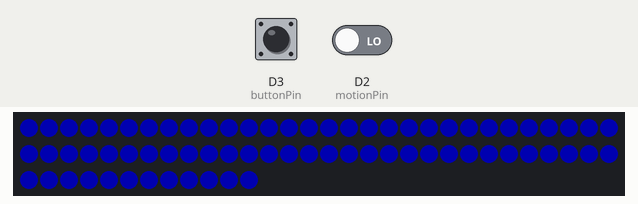
A sketch run on a simulated ESP8266 (NodeMCU). Parts: 72 RGB LEDs in strip order, left to right, continuing on the next row. The test bench sets the inputs (shaded band); at power-on: D3 (buttonPin) HIGH, D2 (motionPin) LOW. Dim RGB values are drawn brighter than linear.

Above: at 1.2 s.
1.3 s: D3 (buttonPin) pulled LOW for 3.2 s
At 2.7 s:
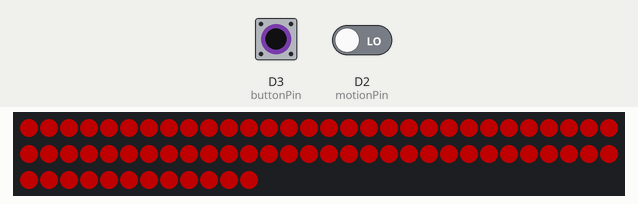
At 3.2 s:
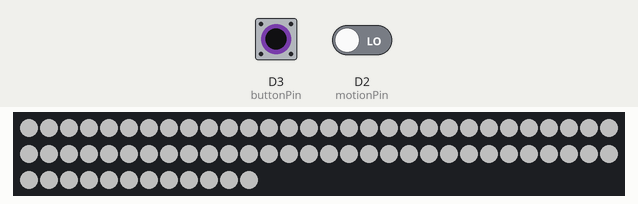
5.1 s: D3 (buttonPin) pulled LOW for 0.15 s
At 5.5 s:
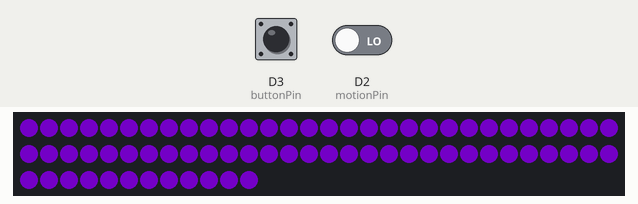
Timing chart, 0 to 8.1 s (numbered marks = the images above; inputs shaded):
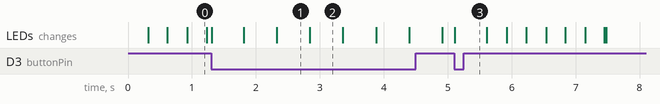

The sketch:

Bentch_top_code.ino
```cpp
/*Back lights for drone pegboard, if motion is detected the selected color will ramp up
 */

#include <Adafruit_NeoPixel.h>
#ifdef __AVR__
 #include <avr/power.h> // Required for 16 MHz Adafruit Trinket
#endif

// set and define pins
#define PIN        D1  // Data pin for Neopixles
#define motionPin  D2  // IR motion sensor pin
#define buttonPin  D3  // Pin number for a tactile button

// Neopixle setup and number of LEDS
#define NUMPIXELS 72
Adafruit_NeoPixel pixels(NUMPIXELS, PIN, NEO_GRB + NEO_KHZ800);

// timer variables
unsigned long previousMillis = 0;
const long interval = 60000*10;  // how long the neopixels will stay on, second digit is minutes

// data buckets
bool buttonState;
bool motionVal;
byte colorGreen = 0; // RGB value variable
byte colorRed = 0; // RGB value variable
byte colorBlue = 0; // RGB value variable
byte level = 0; //use this variable to adjust the brightness
byte activeColor = 0;

// Fade controls
byte fadeIncrament = 1;
byte maxBrightness = 210;
byte fadeInitiator = maxBrightness - 1; //don't change

//slow the loop a bit, affects brightness ramp time
byte dt=14;

void setup() {
pinMode(buttonPin, INPUT_PULLUP); // initialize button
pixels.begin(); // INITIALIZE NeoPixel pixels object (REQUIRED)
//pixels.show();  // Initialize all pixels to 'off'
} // end setup

void loop() {

// color presets
if (activeColor == 1) { //purple
  colorGreen = 0;
  colorRed = level - 40;
  colorBlue = level;
}

if (activeColor == 0) { //blue
  colorGreen = 0;
  colorRed = 0;
  colorBlue = level;
}

if (activeColor == 3) { //white
  colorGreen = level;
  colorRed = level;
  colorBlue = level;
}

if (activeColor == 2) { //red
  colorGreen = 0;
  colorRed = level;
  colorBlue = 0;
}

if (activeColor == 4) { //green
  colorGreen = level;
  colorRed = 0;
  colorBlue = 0;
}

if (activeColor == 5) { // OFF
  colorGreen = 0;
  colorRed = 0;
  colorBlue = 0;
}

motionVal=digitalRead(motionPin); // check for motion
unsigned long currentMillis = millis(); // check the timer

//when motion is detected do this shit
if (motionVal == HIGH){
  previousMillis = currentMillis; // save a time stamp for last motion
}

// turn LEDs off if timer has has run out
if (currentMillis - previousMillis >= interval) {
  pixels.clear();
  level = 0; // reset the birghtness so we can have a nice fade in the next go around.
  }

pixels.fill(pixels.Color(colorRed, colorGreen, colorBlue, 0)); // this shit almost killed me, you can set the colors until you are blue in the face, if you don't use a action command like "fill" with the Adafruit libraray the damn LEDs are never going to turn on.
pixels.show(); // display those fancy LEDs

delay(dt);

// check if the button is pressed and cycle through the color presets
buttonState = digitalRead (buttonPin);
if (buttonState == LOW) {
  activeColor++;    // incriment counter to change color
  delay(500);
  if (activeColor >= 6) { // Loop color counter back to zero
    activeColor = 0;
  } // close the color slecetion counter reset function
} // close the button function

//ramp up level to fade in brightness, settings are in the global variables
if ((level <= fadeInitiator) && (currentMillis - previousMillis <= interval)) {
  level = level + fadeIncrament;
  if (level >= maxBrightness) { //stop ramping brightness at max brightness
    level = maxBrightness;
  }
} // close brightness ramp function
} // end of loop, see you next time
```

Measured:
- what the display in image 1 shows lasts 0.5 s, from 2.3 s to 2.8 s
